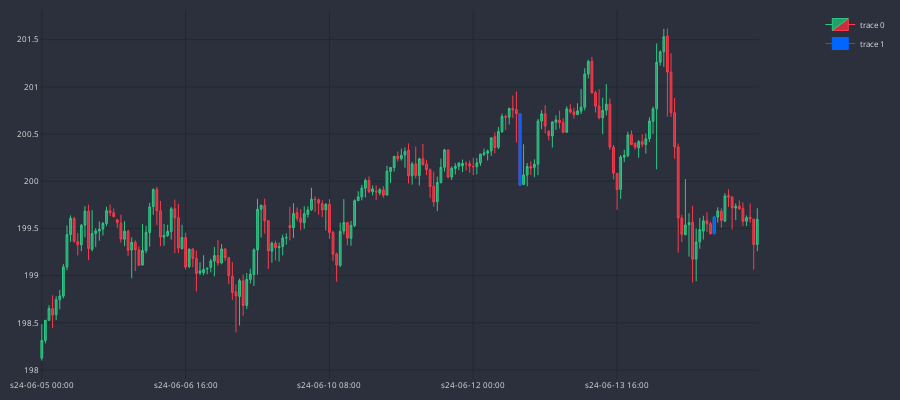

Notebook cell for this chart:
### Code cell
MARKER = '#0066FF'
dfp = df_an.iloc[600:800]
cp = CandlePlot(dfp, candles=True)
df_temp = cp.df_plot[cp.df_plot.MARUBOZU==True]
cp.fig.add_trace(go.Candlestick(
                x=df_temp.sTime,
                open=df_temp.mid_o,
                high=df_temp.mid_h,
                low=df_temp.mid_l,
                close=df_temp.mid_c,
                line=dict(width=1), opacity=1,
                increasing_fillcolor=MARKER,
                decreasing_fillcolor=MARKER,
                increasing_line_color=MARKER,  
                decreasing_line_color=MARKER
            ))

cp.show_plot()

### Figure 1 — Plotly figure (JSON) as saved in the notebook; plotly's stock layout.template omitted (floating-point values rounded to 4 significant figures; data arrays with more than 128 entries replaced by an {"elided": "..."} marker saying what was removed)
{"data": [{"close": {"elided": "200 float values"}, "decreasing": {"fillcolor": "#CC2E3C", "line": {"color": "#FF3A4C"}}, "high": {"elided": "200 float values"}, "increasing": {"fillcolor": "#24A06B", "line": {"color": "#2EC886"}}, "line": {"width": 1}, "low": {"elided": "200 float values"}, "opacity": 1, "open": {"elided": "200 float values"}, "type": "candlestick", "x": {"elided": "200 str values"}}, {"close": [200.0, 199.6], "decreasing": {"fillcolor": "#0066FF", "line": {"color": "#0066FF"}}, "high": [200.7, 199.6], "increasing": {"fillcolor": "#0066FF", "line": {"color": "#0066FF"}}, "line": {"width": 1}, "low": [200.0, 199.4], "opacity": 1, "open": [200.7, 199.4], "type": "candlestick", "x": ["s24-06-12 13:00", "s24-06-14 19:00"]}], "layout": {"font": {"color": "#e1e1e1", "size": 8}, "height": 400, "margin": {"b": 10, "l": 10, "r": 10, "t": 10}, "paper_bgcolor": "#2c303c", "plot_bgcolor": "#2c303c", "width": 900, "xaxis": {"anchor": "y", "domain": [0, 0.94], "gridcolor": "#1f292f", "nticks": 5, "rangeslider": {"visible": false}}, "yaxis": {"anchor": "x", "domain": [0, 1], "gridcolor": "#1f292f"}, "yaxis2": {"anchor": "x", "gridcolor": "#1f292f", "overlaying": "y", "side": "right"}}}
